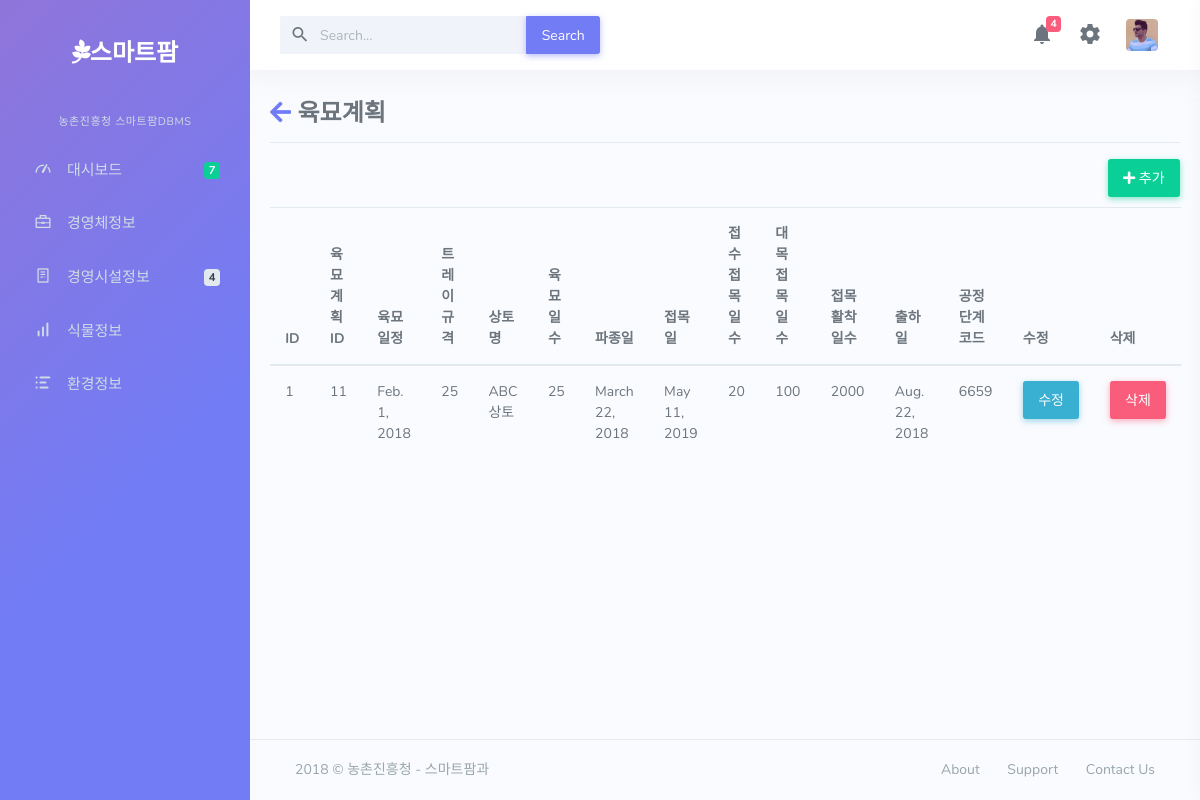
The page /sp on the database its author committed.
### dashboard/models.py (models this page shows, shortened)
class seedling_plan(models.Model):
	SP_ID=models.IntegerField(null=False)
	SP_DATE=models.DateField(auto_now=False)
	SP_TRAY=models.IntegerField(null=False)
	SP_GROW_MEDIA=models.CharField(max_length=50)
	SP_PRODUCTION=models.IntegerField(null=False)
	SP_SEEDING_DATE=models.DateField(auto_now=False)
	SP_GRAFTING_DATE=models.DateField(auto_now=False)
	SP_SCION_GRAFT=models.IntegerField(null=False)
	SP_ROOT_GRAFT=models.IntegerField(null=False)
	SP_GRAFT_TAKE=models.IntegerField(null=False)
	SP_SHIPPING_DATE=models.DateField(auto_now=False)
	PS_ID=models.ForeignKey(plan_stages)

class plan_stages(models.Model):
	PS_PLAN_CODE=models.IntegerField(null=False)
	FI_ID=models.ForeignKey(e1model)
	GI_ID=models.ForeignKey(gb_info)

### dashboard/views.py (the view)
# urls.py: url(r'^sp$',views.sp,name='sp'),
def sp(request):
	ds=seedling_plan.objects.all()
	return render(request,"farm/sp.html",{"ds":ds})

### dashboard/templates/farm/sp.html (shortened to what this page needs)
{% extends 'farm/base.html' %}
{% block content %}
{% load staticfiles %}
	<link href="{% static 'farm/css/e1.css' %}" rel="stylesheet">
	<link href="https://use.fontawesome.com/releases/v5.0.7/css/all.css" rel="stylesheet">
	<div class=tg>
		<h3><a href="{% url 'plist' %}"><i class="fas fa-arrow-left"></i></a> 육묘계획</h3>
		<hr>
		<a href="{% url 'sp_update' %}"><button class="btn btn-success"><i class="fas fa-plus"></i> 추가</button></a>
		<table class="table table-hover">
		  <thead>
		    <tr>
		      <th scope="col">ID</th>
		      <th scope="col">육묘계획ID</th>
		      <th scope="col">육묘일정</th>
		      <th scope="col">트레이 규격</th>
		      <th scope="col">상토명</th>
		      <th scope="col">육묘일수</th>
		      <th scope="col">파종일</th>
		      <th scope="col">접목일</th>
		      <th scope="col">접수 접목일수</th>
		      <th scope="col">대목 접목일수</th>
		      <th scope="col">접목 활착일수</th>
		      <th scope="col">출하일</th>
		      <th scope="col">공정단계코드</th>
		      <th scope="col">수정</th>
		      <th scope="col">삭제</th>
		    </tr>
		  </thead>
		  <tbody>
		{% for i in ds %}
			<tr>
				<td>{{i.id}}</td>
				<td>{{i.SP_ID}}</td>
				<td>{{i.SP_DATE}}</td>
				<td>{{i.SP_TRAY}}</td>
				<td>{{i.SP_GROW_MEDIA}}</td>
				<td>{{i.SP_PRODUCTION}}</td>
				<td>{{i.SP_SEEDING_DATE}}</td>
				<td>{{i.SP_GRAFTING_DATE}}</td>
				<td>{{i.SP_SCION_GRAFT}}</td>
				<td>{{i.SP_ROOT_GRAFT}}</td>
				<td>{{i.SP_GRAFT_TAKE}}</td>
				<td>{{i.SP_SHIPPING_DATE}}</td>
				<td>{{i.PS_ID.PS_PLAN_CODE}}</td>
				<td><a href="{% url 'sp_update' %}?id={{i.id}}"><button class="btn btn-info">수정</button></a></td>
				<td><button class="btn btn-danger" data-toggle="modal" data-target="#delmodal{{i.id}}">삭제</button></td>
			</tr>
		{% endfor %}
		</tbody>
		</table>
	</div>
{% endblock %}

### dashboard/static/farm/css/e1.css (style rules this page uses)
.tg { width: 100%; margin-top:30px; }
.btn-success { float:right; margin-bottom: 10px; }

### rows shown on the page
seedling_plan: id "1", SP_ID "11", SP_DATE "Feb. 1, 2018", SP_TRAY "25", SP_GROW_MEDIA "ABC상토", SP_PRODUCTION "25", SP_SEEDING_DATE "March 22, 2018", SP_GRAFTING_DATE "May 11, 2019", SP_SCION_GRAFT "20", SP_ROOT_GRAFT "100", SP_GRAFT_TAKE "2000", SP_SHIPPING_DATE "Aug. 22, 2018", PS_ID.PS_PLAN_CODE "6659"
